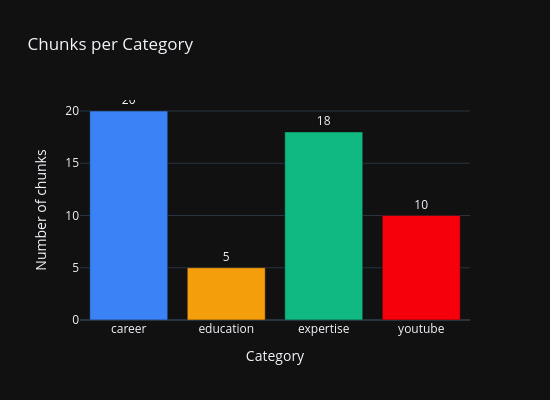

Notebook code for this chart:
### Code cell
CATEGORY_COLORS = {"career": "#3B82F6", "expertise": "#10B981", "education": "#F59E0B", "youtube": "#F5000B"}
CATEGORIES      = list(CATEGORY_COLORS.keys())

chunk_type_counts = Counter(c["category"] for c in all_chunks)
fig = go.Figure(go.Bar(
    x=list(chunk_type_counts.keys()),
    y=list(chunk_type_counts.values()),
    marker_color=[CATEGORY_COLORS[k] for k in chunk_type_counts.keys()],
    text=list(chunk_type_counts.values()), textposition="outside",
))
fig.update_layout(
    title="Chunks per Category",
    xaxis_title="Category", yaxis_title="Number of chunks",
    width=550, height=400, template="plotly_dark",
)
fig.show()

### Figure 1 — Plotly figure (JSON) as saved in the notebook; plotly's stock layout.template omitted (floating-point values rounded to 4 significant figures)
{"data": [{"marker": {"color": ["#3B82F6", "#F59E0B", "#10B981", "#F5000B"]}, "text": ["20", "5", "18", "10"], "textposition": "outside", "type": "bar", "x": ["career", "education", "expertise", "youtube"], "y": [20, 5, 18, 10]}], "layout": {"height": 400, "title": {"text": "Chunks per Category"}, "width": 550, "xaxis": {"title": {"text": "Category"}}, "yaxis": {"title": {"text": "Number of chunks"}}}}
